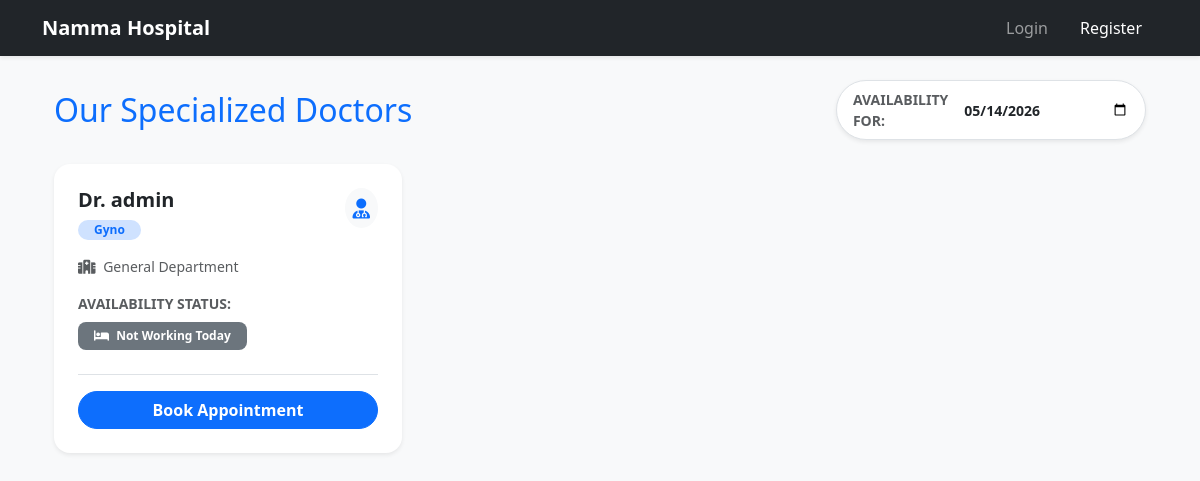
The page /doctors/ on the database as committed earlier.
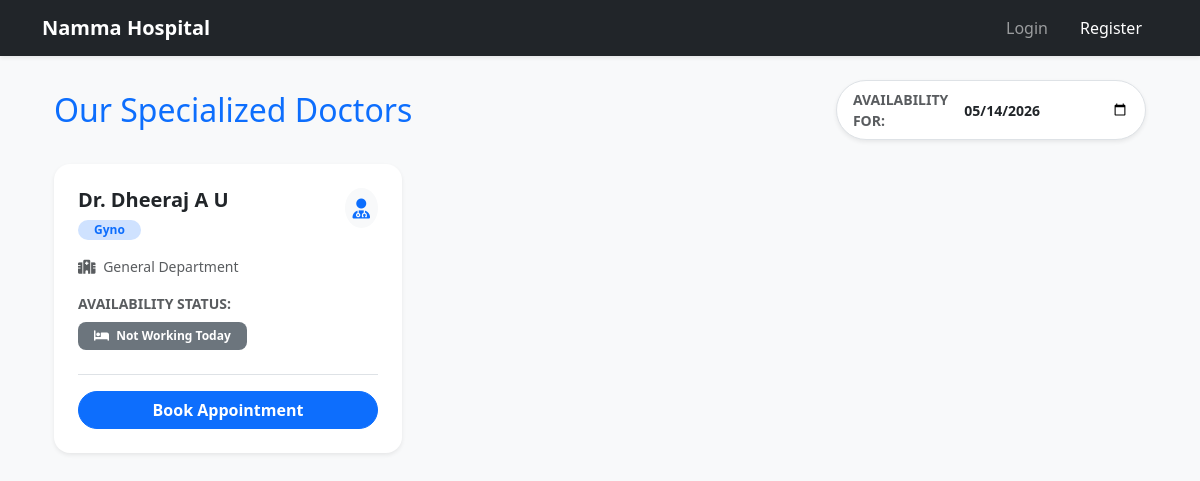
The same page on the database as committed later.
### clinic/models.py (models this page shows, shortened)
class Doctor(models.Model): # A table "Doctor" will be created
    user = models.OneToOneField(User, on_delete=models.CASCADE, primary_key=True) # One to one each doctor is linked to one user and each user linked to one doctor
    specialization = models.CharField(max_length=100)
    dept = models.CharField(max_length = 100, default = "General")

class User(AbstractUser):
    is_doctor = models.BooleanField(default=False)
    is_patient = models.BooleanField(default=False)
    profile_pic = models.ImageField(upload_to = 'profile_pics/', null = True, blank = True)
    """
    is_doctor → is this user a doctor?
    is_patient → is this user a patient?
    profile_pic → user's image
    """

### clinic/views.py (the view)
# urls.py: path('doctors/', views.doctor_list, name='doctor_list'),
def doctor_list(request):
    doctors = Doctor.objects.all()
    selected_date = request.GET.get('date', timezone.now().strftime('%Y-%m-%d'))
    from .utils import get_doctor_working_hours
    doctor_data = []
    for doctor in doctors:
        status_info = get_doctor_working_hours(doctor.user.id, selected_date)
        doctor_data.append({
            'doctor': doctor,
            'status_info': status_info
        })
    return render(request, 'clinic/doctor_list.html', {
        'doctor_data': doctor_data,
        'selected_date': selected_date
    })

### clinic/utils.py (called while the page is built)
def get_doctor_working_hours(doctor_id, date_str):
    try:
        target_date = datetime.strptime(date_str, '%Y-%m-%d').date()
    except ValueError:
        return {"error": "Invalid date format.", "status": 400}
    day_of_week = target_date.weekday()
    schedule = DoctorSchedule.objects.filter(doctor_id=doctor_id, day_of_week=day_of_week).first()
    if DoctorLeave.objects.filter(doctor_id=doctor_id, leave_date=target_date).exists():
        return {"doctor_status": "On Leave"}
    if not schedule:
        return {"doctor_status": "Not Working"}
    return {
        "doctor_status": "Available",
        "working_hours": f"{schedule.start_time.strftime('%I:%M %p')} - {schedule.end_time.strftime('%I:%M %p')}"
    }

### clinic/templates/clinic/doctor_list.html (shortened to what this page needs)
{% extends 'clinic/base.html' %}
{% block content %}
<div class="container pb-5">
    <div class="d-flex justify-content-between align-items-center mb-4">
        <h2 class="text-primary mb-0">Our Specialized Doctors</h2>
        <form method="GET" class="d-flex align-items-center gap-2 bg-white p-2 rounded-pill shadow-sm border">
            <label for="date" class="ms-2 fw-bold text-muted small text-uppercase">Availability For:</label>
            <input type="date" name="date" id="date" value="{{ selected_date }}"
                   class="form-control form-control-sm border-0 fw-bold" onchange="this.form.submit()">
        </form>
    </div>
    <div class="row">
        {% for item in doctor_data %}
        <div class="col-md-6 col-lg-4 mb-4">
            <div class="card shadow-sm h-100 border-0 rounded-4 overflow-hidden hover-lift transition">
                <div class="card-body p-4 d-flex flex-column">
                    <div class="d-flex align-items-start justify-content-between mb-3">
                        <div>
                            <h5 class="card-title mb-1 fw-bold text-dark">Dr. {{ item.doctor.user.get_full_name|default:item.doctor.user.username }}</h5>
                            <span class="badge bg-primary-subtle text-primary rounded-pill px-3">{{ item.doctor.specialization }}</span>
                        </div>
                        <div class="bg-light p-2 rounded-circle">
                            <i class="fas fa-user-md text-primary fa-lg"></i>
                        </div>
                    </div>
                    <p class="text-muted small mb-3">
                        <i class="fas fa-hospital me-1"></i> {{ item.doctor.dept|default:"General" }} Department
                    </p>
                    <div class="mb-4">
                        <label class="fw-bold small text-muted text-uppercase d-block mb-2">Availability Status:</label>
                        <div class="d-flex flex-wrap gap-2">
                            {% if item.status_info.doctor_status == 'Available' %}
                                <span class="badge bg-success text-white py-2 px-3 rounded-3"><i class="fas fa-check-circle me-1"></i> Available</span>
                                <span class="badge bg-light text-dark border py-2 px-3 rounded-3">{{ item.status_info.working_hours }}</span>
                            {% elif item.status_info.doctor_status == 'On Leave' %}
                                <span class="badge bg-danger text-white py-2 px-3 rounded-3"><i class="fas fa-plane-departure me-1"></i> On Leave</span>
                            {% else %}
                                <span class="badge bg-secondary text-white py-2 px-3 rounded-3"><i class="fas fa-bed me-1"></i> Not Working Today</span>
                            {% endif %}
                        </div>
                    </div>
                    {% if not user.is_authenticated or not user.is_doctor %}
                    <div class="mt-auto pt-3 border-top d-grid">
                        <a href="{% url 'book_appointment' %}?doctor={{ item.doctor.user.id }}&date={{ selected_date }}" class="btn btn-primary rounded-pill fw-bold">
                            Book Appointment
                        </a>
                    </div>
                    {% endif %}
                </div>
            </div>
        </div>
        {% empty %}
        <div class="col-12 text-center py-5">
            <div class="display-1 text-muted mb-4"><i class="fas fa-search"></i></div>
            <h3 class="text-muted">No doctors found for the selected criteria.</h3>
            <a href="{% url 'doctor_list' %}" class="btn btn-outline-primary mt-3">Reset Search</a>
        </div>
        {% endfor %}
    </div>
</div>
{% endblock %}

Rows that differ between the two databases and show on the page:
removed Doctor: doctor.user.get_full_name "admin", doctor.specialization "Gyno", doctor.dept "General"
added Doctor: doctor.user.get_full_name "Dheeraj A U", doctor.specialization "Gyno", doctor.dept "General"
